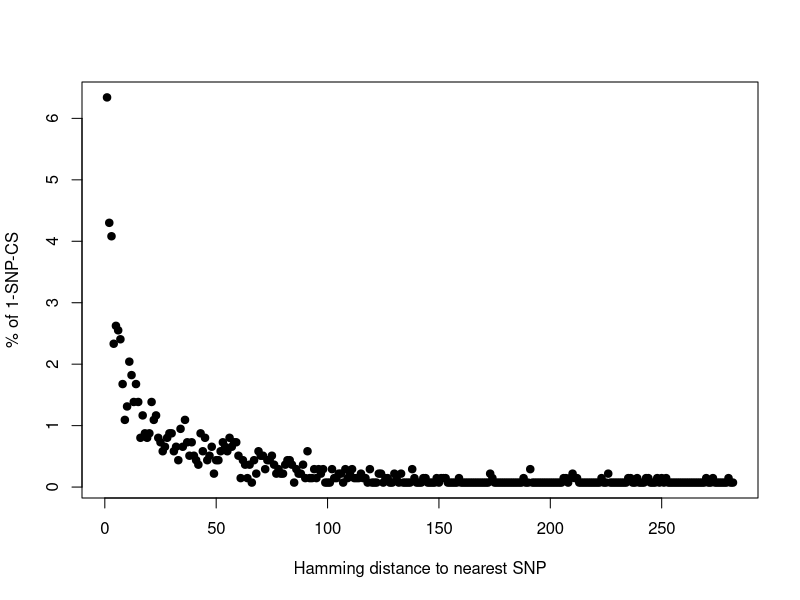
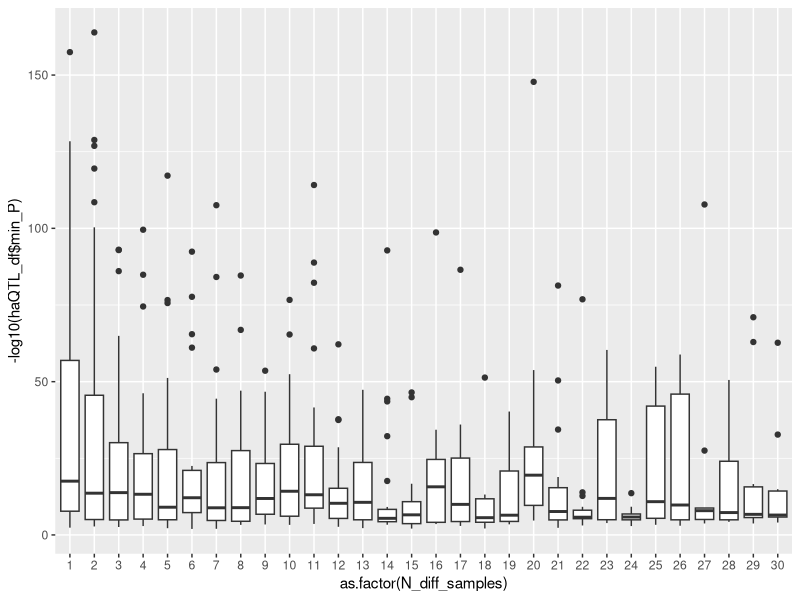
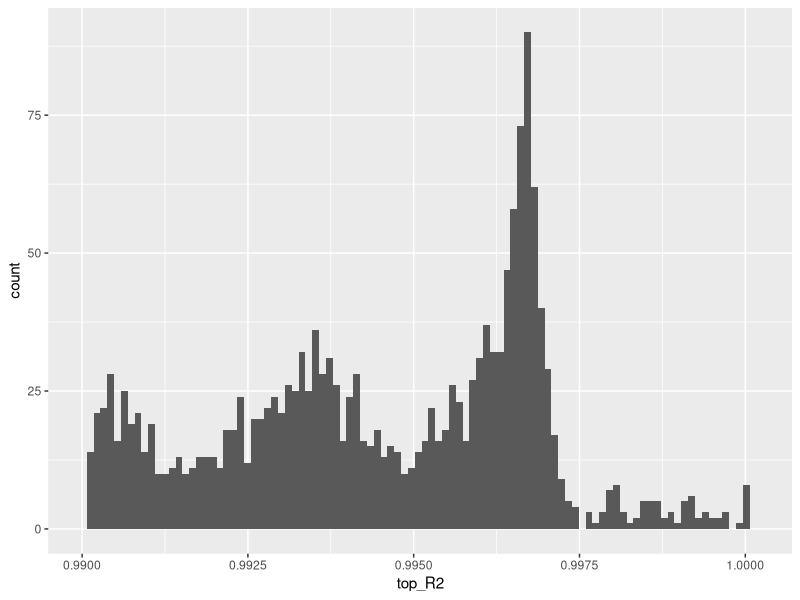
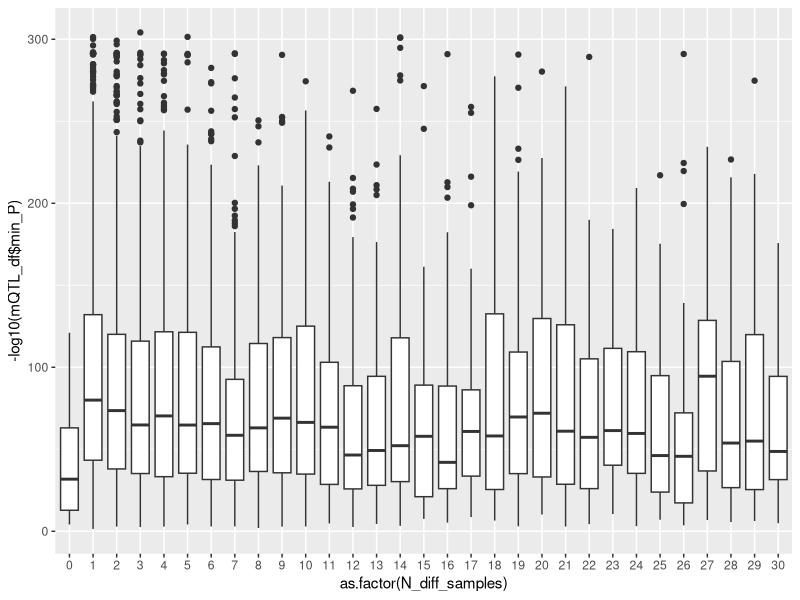

Reproduce these figures in R, in order. (Note: this script raises an error after producing the figures.)
## ---- chunk 1
knitr::opts_chunk$set(echo = TRUE)
## ---- chunk 2
library(cowplot)
library(tidyverse)
library(data.table) 
 out <- fread("../data/fsusie_LD.tsv")
 
## ---- chunk 3
library(tidyverse)
library(scales)
library(cowplot)
plot_df=out
haQTL_df0 =plot_df%>% filter()%>%filter(str_detect(cs_id,"haQTL") )
 plot(c(table(haQTL_df0$N_diff_samples)  )/length(haQTL_df0$N_diff_samples)*100 ,
     xlab="Hamming distance to nearest SNP",
     ylab ="% of 1-SNP-CS",
     pch=19)

haQTL_df =plot_df%>% filter()%>%filter(str_detect(cs_id,"haQTL"),N_diff_samples< 31)
#percentage of 1 SNP CS in haQTL
table(haQTL_df$N_diff_samples)[1:6]/nrow(haQTL_df0)

ggplot(haQTL_df, aes( x= as.factor(N_diff_samples),
                      y=-log10(haQTL_df$min_P)))+
  geom_boxplot()
## ---- chunk 4
quantile(-log10(haQTL_df$min_P[which(haQTL_df$N_diff_samples==1)]))
## ---- chunk 5
mQTL_df0 = plot_df%>% filter()%>%filter(str_detect(cs_id,"mQTL") )
mQTL_df = plot_df%>% filter()%>%filter(str_detect(cs_id,"mQTL"),N_diff_samples< 31)
table(mQTL_df$N_diff_samples)[1:5]/ nrow(mQTL_df0)


ggplot(mQTL_df, aes( x= top_R2))+
  geom_histogram(bins = 100)+
  xlim(c(0.99,1.0002))

ggplot(mQTL_df, aes( x= as.factor(N_diff_samples),
                      y=-log10(mQTL_df$min_P)))+
  geom_boxplot()

## ---- chunk 6
quantile(-log10(mQTL_df$min_P[which(mQTL_df$N_diff_samples==1)]))
## ---- chunk 7
 
ggplot(tm[ which(tm$people<30),], aes(x=as.factor(people), y= -log10(min_pval)))+
  xlab("Hamming distance")+
    scale_y_continuous(breaks = c(0, 50, 100, 150, 200, 250, 300)) +
  geom_boxplot() + 
  theme_cowplot()
## ---- chunk 8

n_people_ha= out$ha_long_ratio%>%mutate(people = ceiling (ratio  * 592 +1) )%>%filter() 
tha= merge(n_people_ha  ,out$ha, by= "cs_id")
 
table(n_people_ha$people)[1:10] 
length(n_people_ha$people)
## ---- chunk 9

 
plot(c(table(n_people_ha$people)  )/length(n_people_ha$people)*100 ,
     xlab="Hamming distance to nearest SNP",
     ylab ="% of 1-SNP-CS",
     pch=19)
## ---- chunk 10
 
 
